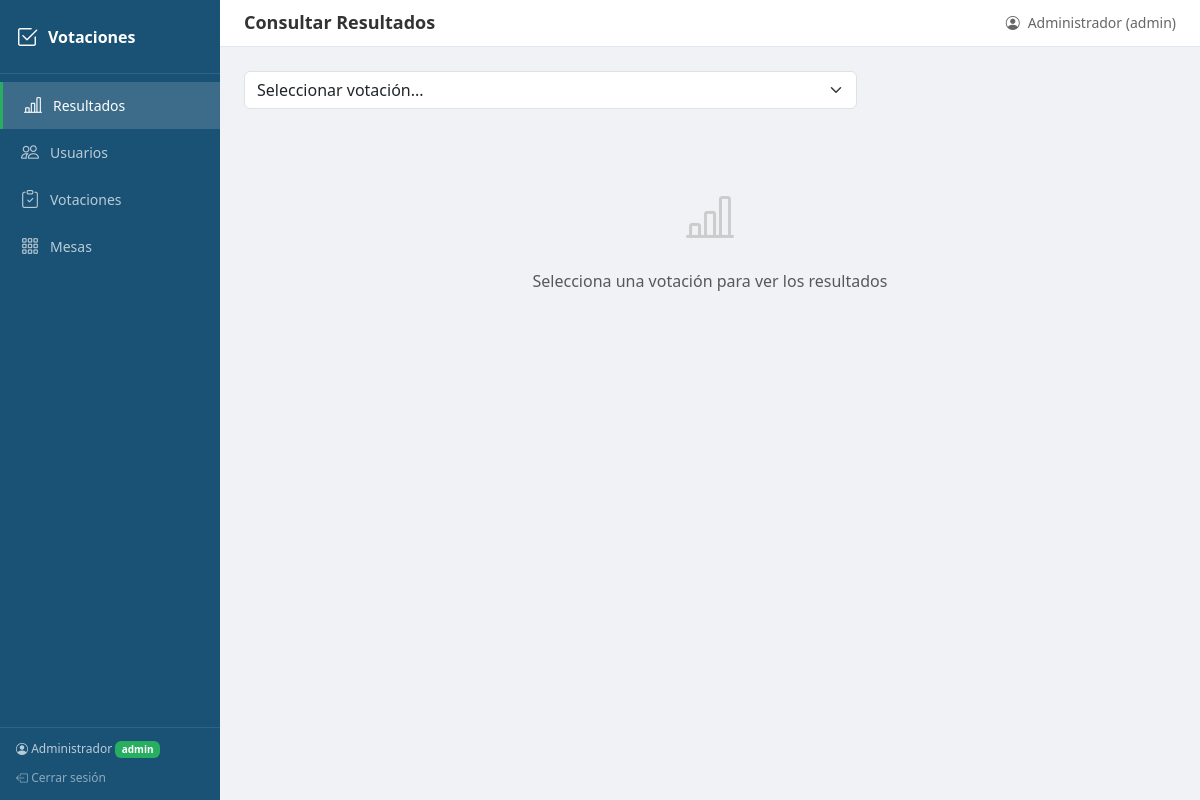
The app's page /resultados/?votacion_id=1 (signed in), older data.
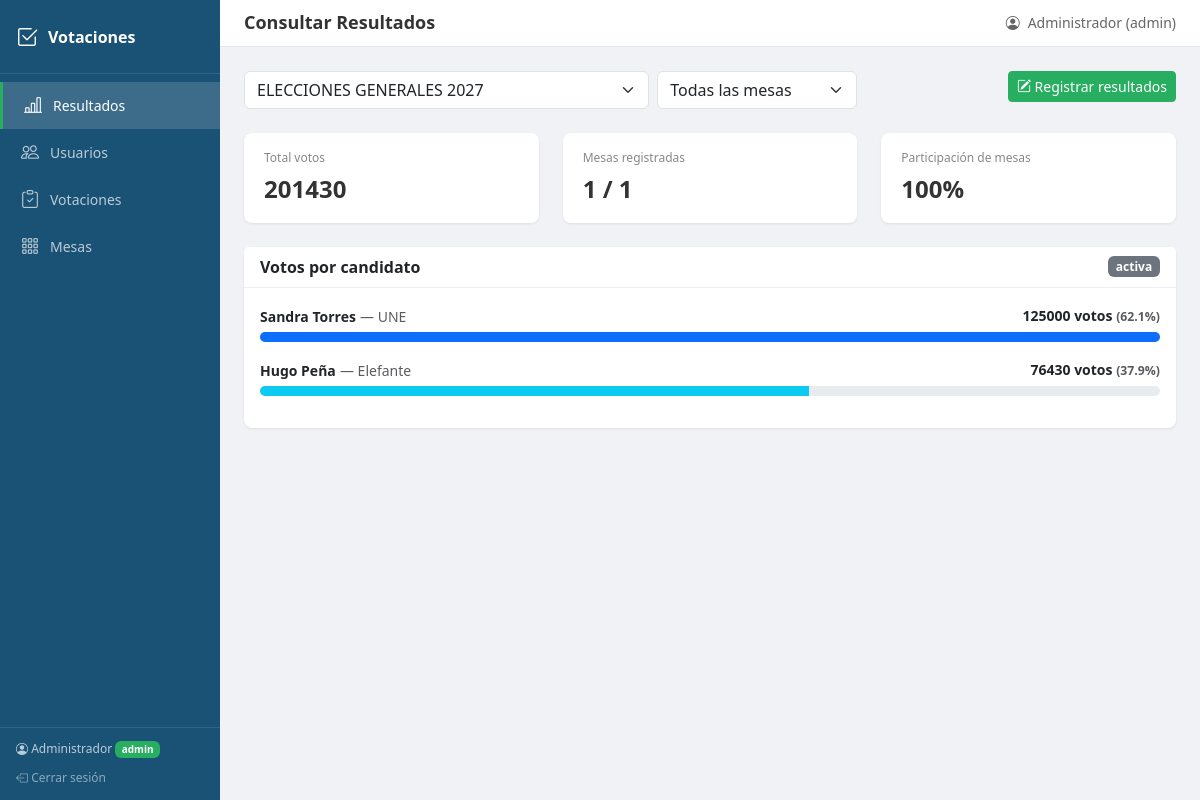
The same page, newer data.
### app/models.py (models this page shows, shortened)
class Usuario(UserMixin, db.Model):
    __tablename__ = 'usuarios'
    id = db.Column(db.Integer, primary_key=True)
    nombre = db.Column(db.String(100), nullable=False)
    correo = db.Column(db.String(120), unique=True, nullable=False)
    password_hash = db.Column(db.String(256), nullable=False)
    rol = db.Column(db.String(20), nullable=False, default='operador')
    created_at = db.Column(db.DateTime, default=datetime.utcnow)

class Votacion(db.Model):
    __tablename__ = 'votaciones'
    id = db.Column(db.Integer, primary_key=True)
    nombre = db.Column(db.String(200), nullable=False)
    descripcion = db.Column(db.Text)
    fecha_inicio = db.Column(db.Date, nullable=False)
    fecha_fin = db.Column(db.Date, nullable=False)
    estado = db.Column(db.String(20), default='pendiente')
    creado_por = db.Column(db.Integer, db.ForeignKey('usuarios.id'))
    candidatos = db.relationship('Candidato', backref='votacion', cascade='all, delete-orphan')
    mesas = db.relationship('Mesa', backref='votacion', cascade='all, delete-orphan')
    creador = db.relationship('Usuario', backref='votaciones_creadas')

class Candidato(db.Model):
    __tablename__ = 'candidatos'
    id = db.Column(db.Integer, primary_key=True)
    nombre = db.Column(db.String(100), nullable=False)
    partido = db.Column(db.String(100))
    votacion_id = db.Column(db.Integer, db.ForeignKey('votaciones.id'), nullable=False)
    resultados = db.relationship('Resultado', backref='candidato', cascade='all, delete-orphan')

### app/routes/resultados.py (the view)
@resultados_bp.route('/')
@login_required
def consultar():
    votaciones = Votacion.query.order_by(Votacion.fecha_inicio.desc()).all()
    votacion_id = request.args.get('votacion_id', type=int)
    mesa_id = request.args.get('mesa_id', type=int)
    datos = None
    votacion_sel = None
    mesas_votacion = []
    if votacion_id:
        votacion_sel = Votacion.query.get(votacion_id)
        if votacion_sel:
            mesas_votacion = Mesa.query.filter_by(votacion_id=votacion_id).all()
            total_mesas = len(mesas_votacion)
            mesas_registradas = sum(1 for m in mesas_votacion if m.registrada)
            query = db.session.query(
                Candidato.nombre,
                Candidato.partido,
                db.func.coalesce(db.func.sum(Resultado.votos), 0).label('total_votos')
            ).outerjoin(
                Resultado, Candidato.id == Resultado.candidato_id
            ).filter(
                Candidato.votacion_id == votacion_id
            )
            if mesa_id:
                query = query.filter(Resultado.mesa_id == mesa_id)
            resultados = query.group_by(
                Candidato.id, Candidato.nombre, Candidato.partido
            ).order_by(
                db.desc('total_votos')
            ).all()
            total_votos = sum(r.total_votos for r in resultados)
            max_votos = max((r.total_votos for r in resultados), default=1) or 1
            datos = {
                'resultados': resultados,
                'total_votos': total_votos,
                'total_mesas': total_mesas,
                'mesas_registradas': mesas_registradas,
                'max_votos': max_votos,
            }
    return render_template('resultados.html',
                           votaciones=votaciones,
                           votacion_sel=votacion_sel,
                           mesas_votacion=mesas_votacion,
                           mesa_id=mesa_id,
                           datos=datos)

### app/models.py (called while the page is built)
@login_manager.user_loader
def load_user(user_id):
    return Usuario.query.get(int(user_id))

### app/templates/resultados.html (shortened to what this page needs)
{% extends "base.html" %}
{% block page_title %}Consultar Resultados{% endblock %}
{% block content %}
<div class="row mb-4">
    <div class="col-md-8">
        <form method="GET" class="d-flex gap-2">
            <select name="votacion_id" class="form-select" onchange="this.form.submit()">
                <option value="">Seleccionar votación...</option>
                {% for v in votaciones %}
                <option value="{{ v.id }}" {% if votacion_sel and votacion_sel.id == v.id %}selected{% endif %}>
                    {{ v.nombre }}
                </option>
                {% endfor %}
            </select>
            {% if votacion_sel and mesas_votacion %}
            <select name="mesa_id" class="form-select" style="max-width: 200px;" onchange="this.form.submit()">
                <option value="">Todas las mesas</option>
            </select>
            {% endif %}
        </form>
    </div>
    {% if votacion_sel %}
    <div class="col-md-4 text-end">
        <a href="{{ url_for('resultados.mesas_para_registrar', votacion_id=votacion_sel.id) }}" class="btn btn-success btn-sm">
            <i class="bi bi-pencil-square"></i> Registrar resultados
        </a>
    </div>
    {% endif %}
</div>
{% if datos %}
<div class="row mb-4">
    <div class="col-md-4">
        <div class="stat-card">
            <div class="stat-label">Total votos</div>
            <div class="stat-value">{{ datos.total_votos }}</div>
        </div>
    </div>
    <div class="col-md-4">
        <div class="stat-card">
            <div class="stat-label">Mesas registradas</div>
            <div class="stat-value">{{ datos.mesas_registradas }} / {{ datos.total_mesas }}</div>
        </div>
    </div>
    <div class="col-md-4">
        <div class="stat-card">
            <div class="stat-label">Participación de mesas</div>
            <div class="stat-value">
                {% if datos.total_mesas > 0 %}
                {{ ((datos.mesas_registradas / datos.total_mesas) * 100)|round|int }}%
                {% else %}
                0%
                {% endif %}
            </div>
        </div>
    </div>
</div>
<div class="card">
    <div class="card-header d-flex justify-content-between align-items-center">
        <span>Votos por candidato</span>
        <span class="badge bg-secondary">{{ votacion_sel.estado }}</span>
    </div>
    <div class="card-body">
        {% for r in datos.resultados %}
        <div class="mb-3">
            <div class="d-flex justify-content-between align-items-center mb-1">
                <div>
                    <strong style="font-size: 14px;">{{ r.nombre }}</strong>
                    {% if r.partido %}
                    <small class="text-muted"> — {{ r.partido }}</small>
                    {% endif %}
                </div>
                <div style="font-size: 14px; font-weight: 600;">
                    {{ r.total_votos }} votos
                    {% if datos.total_votos > 0 %}
                    <small class="text-muted">({{ ((r.total_votos / datos.total_votos) * 100)|round(1) }}%)</small>
                    {% endif %}
                </div>
            </div>
            <div class="progress" style="height: 10px;">
                <div class="progress-bar {% if loop.first %}bg-primary{% else %}bg-info{% endif %}"
                     style="width: {{ (r.total_votos / datos.max_votos * 100)|round|int }}%"></div>
            </div>
        </div>
        {% endfor %}
    </div>
</div>
{% elif not votacion_sel %}
<div class="text-center py-5">
    <i class="bi bi-bar-chart-line" style="font-size: 48px; color: #ccc;"></i>
    <p class="text-muted mt-3">Selecciona una votación para ver los resultados</p>
</div>
{% endif %}
{% endblock %}

### app/templates/base.html (shortened to what this page needs)
<!DOCTYPE html>
<html lang="es">
<head>
    <link href="https://cdn.jsdelivr.net/npm/bootstrap@5.3.2/dist/css/bootstrap.min.css" rel="stylesheet">
    <link href="https://cdn.jsdelivr.net/npm/bootstrap-icons@1.11.2/font/bootstrap-icons.min.css" rel="stylesheet">
</head>
<body>
    {% if current_user.is_authenticated %}
    <div class="sidebar">
        <div class="sidebar-brand">
            <i class="bi bi-check2-square"></i>
            <span>Votaciones</span>
        </div>
        <nav class="sidebar-nav">
            <a href="{{ url_for('resultados.consultar') }}" class="{% if request.endpoint and 'resultados' in request.endpoint %}active{% endif %}">
                <i class="bi bi-bar-chart-line"></i> Resultados
            </a>
            {% if current_user.rol == 'admin' %}
            <a href="{{ url_for('usuarios.listar') }}" class="{% if request.endpoint and 'usuarios' in request.endpoint %}active{% endif %}">
                <i class="bi bi-people"></i> Usuarios
            </a>
            <a href="{{ url_for('votaciones.listar') }}" class="{% if request.endpoint and 'votaciones' in request.endpoint and 'resultados' not in request.endpoint %}active{% endif %}">
                <i class="bi bi-clipboard-check"></i> Votaciones
            </a>
            <a href="{{ url_for('mesas.listar') }}" class="{% if request.endpoint and 'mesas' in request.endpoint and 'resultados' not in request.endpoint %}active{% endif %}">
                <i class="bi bi-grid-3x3-gap"></i> Mesas
            </a>
            {% endif %}
        </nav>
        <div style="position: absolute; bottom: 0; width: 100%; border-top: 1px solid rgba(255,255,255,0.1); padding: 12px 16px;">
            <div style="color: rgba(255,255,255,0.7); font-size: 12px; margin-bottom: 6px;">
                <i class="bi bi-person-circle"></i> {{ current_user.nombre }}
                <span class="badge badge-{{ current_user.rol }}" style="font-size: 10px;">{{ current_user.rol }}</span>
            </div>
            <a href="{{ url_for('auth.logout') }}" style="color: rgba(255,255,255,0.5); font-size: 12px; text-decoration: none;">
                <i class="bi bi-box-arrow-left"></i> Cerrar sesión
            </a>
        </div>
    </div>
    <div class="main-content">
        <div class="topbar">
            <h1>{% block page_title %}Dashboard{% endblock %}</h1>
            <div class="topbar-user">
                <i class="bi bi-person-circle"></i>
                {{ current_user.nombre }} ({{ current_user.rol }})
            </div>
        </div>
        <div class="content-area">
            {% block content %}{% endblock %}
        </div>
    </div>
    {% endif %}
</body>
</html>

### app/templates/base.html (style rules this page uses)
:root { --sidebar-width: 220px; --primary: #1a5276; --primary-dark: #0e3a54; --primary-light: #d4e6f1; --accent: #27ae60; }
body { font-family: 'Segoe UI', Tahoma, Geneva, Verdana, sans-serif; background: #f0f2f5; }
.sidebar { position: fixed; top: 0; left: 0; bottom: 0; width: var(--sidebar-width); background: var(--primary); padding: 0; z-index: 100; overflow-y: auto; }
.sidebar-brand { padding: 20px 16px; color: white; font-size: 16px; font-weight: 600; border-bottom: 1px solid rgba(255,255,255,0.1); display: flex; align-items: center; gap: 10px; }
.sidebar-brand i { font-size: 22px; }
.sidebar-nav { padding: 8px 0; }
.sidebar-nav a { display: flex; align-items: center; gap: 10px; padding: 10px 20px; color: rgba(255,255,255,0.7); text-decoration: none; font-size: 14px; transition: all 0.2s; }
.sidebar-nav a.active { color: white; background: rgba(255,255,255,0.15); border-left: 3px solid var(--accent); }
.sidebar-nav a i { font-size: 18px; width: 20px; text-align: center; }
.main-content { margin-left: var(--sidebar-width); padding: 0; min-height: 100vh; }
.topbar { background: white; padding: 12px 24px; border-bottom: 1px solid #e2e8f0; display: flex; justify-content: space-between; align-items: center; }
.topbar h1 { font-size: 18px; font-weight: 600; margin: 0; color: #333; }
.topbar-user { display: flex; align-items: center; gap: 8px; font-size: 14px; color: #666; }
.content-area { padding: 24px; }
.card { border: none; border-radius: 8px; box-shadow: 0 1px 3px rgba(0,0,0,0.08); }
.card-header { background: white; border-bottom: 1px solid #f0f0f0; font-weight: 600; }
.btn-success { background: var(--accent); border-color: var(--accent); }
.badge-admin { background: #27ae60; }
.stat-card { background: white; border-radius: 8px; padding: 16px 20px; box-shadow: 0 1px 3px rgba(0,0,0,0.08); }
.stat-card .stat-label { font-size: 12px; color: #888; margin-bottom: 4px; }
.stat-card .stat-value { font-size: 24px; font-weight: 600; color: #333; }

Row changes from the older to the newer data that the page shows:
added Votacion: estado "activa"
added Candidato: nombre "Sandra Torres", partido "UNE", total_votos "125000", total_votos "62.1", {{ (r.total_votos / datos.max_votos * 100)|round|int }} 100 (drawn)
added Candidato: nombre "Hugo Peña", partido "Elefante", total_votos "76430", total_votos "37.9", {{ (r.total_votos / datos.max_votos * 100)|round|int }} 61 (drawn)
Text that changed along with them:
form field votacion_id: "Seleccionar votación..." → "ELECCIONES GENERALES 2027"
form field mesa_id: (not shown) → "Todas las mesas"
{{ datos.total_votos }}: (not shown) → "201430"
{{ datos.mesas_registradas }}: (not shown) → "1"
{{ datos.total_mesas }}: (not shown) → "1"
{{ ((datos.mesas_registradas / datos.total_mesas) * 100)|round|int }}: (not shown) → "100"
text no longer shown: "Selecciona una votación para ver los resultados"
text now shown: "Registrar resultados Total votos Mesas registradas / Participación de mesas % Votos por candidato"
